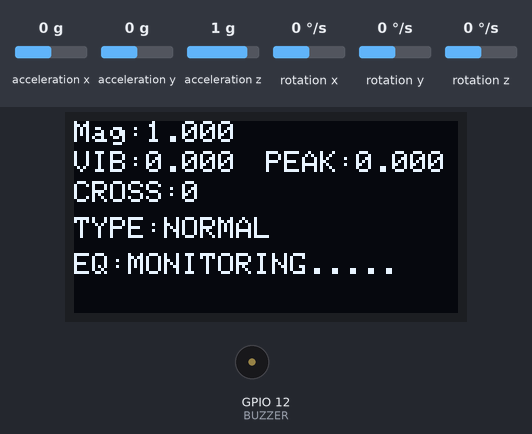
Simulated run of this sketch. Board: ESP32. On the bench: 128×64 one-colour display, buzzer (waves = sounding, pin HIGH). Inputs (shaded band) come from the test bench; at power-on: acceleration x 0 g, acceleration y 0 g, acceleration z 1 g, rotation x 0 °/s, rotation y 0 °/s, rotation z 0 °/s.

Above: at 7.4 s.
7.5 s: acceleration x set to -1.4 g
At 8.03 s:
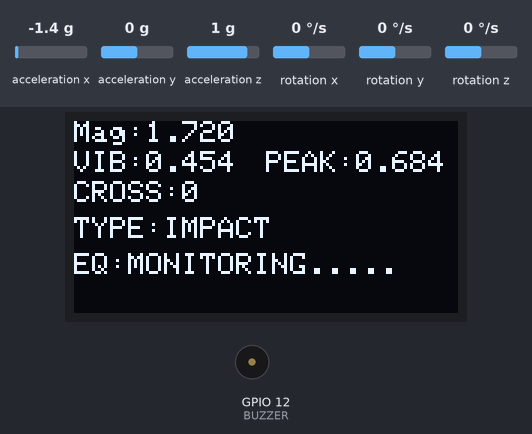
10.0 s: acceleration y set to -1.4 g
At 10.58 s:
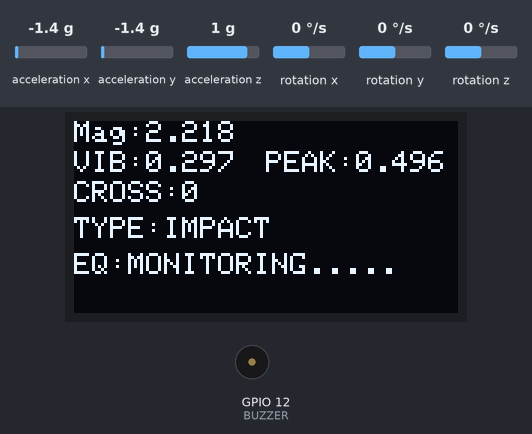
11.6 s: acceleration z set to -1.4 g
At 11.85 s:
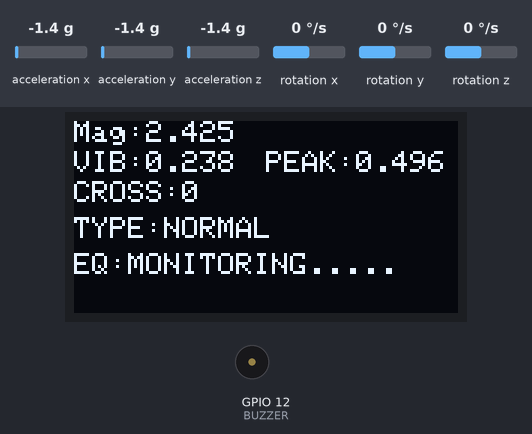
13.1 s: acceleration x set to -0.8 g
At 13.76 s:
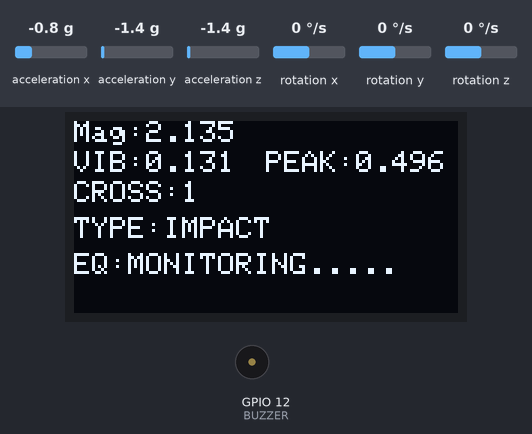
Timing chart, 0 to 15.7 s (numbered marks = the images above; inputs shaded):
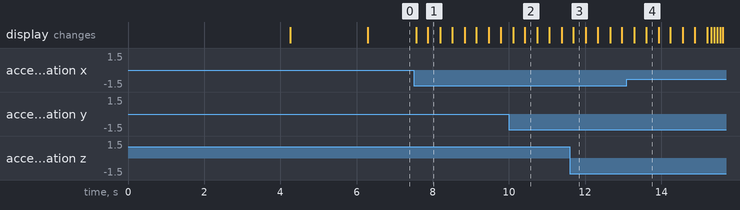

Measured:
- after the input at 7.5 s, the display: first changes after 0.06 s (image 1 shows a later state)
- after the input at 10.0 s, the display: first changes after 0.11 s (image 2 shows a later state)
- after the input at 13.1 s, the display: first changes after 0.20 s (image 4 shows a later state)

The sketch:

earthquake.ino
```cpp
#include <Wire.h>
#include <MPU6050.h>
#include <Adafruit_GFX.h>
#include <Adafruit_SSD1306.h>
#include <math.h>
// #include <WiFi.h>
// #include <Firebase_ESP_Client.h>
// #include "secret.h"
#define BUZZER 12
//Oled
#define SCREEN_WIDTH 128
#define SCREEN_HEIGHT 64
Adafruit_SSD1306 display(SCREEN_WIDTH, SCREEN_HEIGHT, &Wire, -1);

//MPU
MPU6050 mpu;

// //Firebase
// FirebaseData fbdo;
// FirebaseAuth auth;
// FirebaseConfig config;

unsigned long buzzerTime=0;
const unsigned long buzzerDuration=500;
bool buzzerState = false;
unsigned long eventStartTime = 0;
unsigned long lastVibrationTime = 0;
unsigned long previousCrossingTime = 0;
unsigned long eventDuration = 0;
unsigned long impactStartTime=0;
const unsigned long impactDuration=1000;

const unsigned long minimumDuration = 2000;
const int minimumCrossings =10;
const unsigned long timeout = 500;
unsigned long earthquakeDisplayStartTime = 0;
const unsigned long earthquakeDisplayDuration = 3000;

bool earthquakeDisplayActive = false;

bool eventActive = false;
bool eventConfirmed = false;
bool impactTriggered = false;

float peakVibration = 0;
float filteredMag;
float dynamicSignal;
float previousSignal = 0;
int zeroCrossings = 0;
float estimatedFrequency =0;
bool earthquakeDetected = false;
bool eventLogged = false;

unsigned long eventID = 0;

float threshold = 0.05;
float requiredPeak = 0.15;
float minFrequency = 0.5;
float maxFrequency = 10.0;
float crossingThreshold = 0.01;

int eventType=0;

float base;
float baseline(){
  int N=100;
  float sum = 0;
  for (int i=0;i<N;i++){
    int16_t ax, ay, az;
    mpu.getAcceleration(&ax, &ay, &az);
    float x = ax / 16384.0;
    float y = ay / 16384.0;
    float z = az / 16384.0;
    float mag = sqrt(x*x + y*y + z*z);
    sum+=mag;
    delay(10);
    }
  float baseline= sum/N;
  return baseline;//average of 100 samples
}


void setup() {
  pinMode(BUZZER, OUTPUT);
  digitalWrite(BUZZER, LOW);

  Wire.begin(21,22);
  // WiFi.begin(WIFI_SSID, WIFI_PASSWORD);


  if (!display.begin(SSD1306_SWITCHCAPVCC, 0x3C)) {
    while (1);
  }
  display.clearDisplay();
  display.setTextSize(1);
  display.setTextColor(SSD1306_WHITE);

  // while (WiFi.status()!= WL_CONNECTED){
  //   display.clearDisplay();
  //   display.setTextSize(1);
  //   display.setTextColor(SSD1306_WHITE);
  //   display.setCursor(0,0);
  //   display.println("SCANNIGN WIFI....");
  //   display.display();
  //   delay(300);
  // }

  // display.clearDisplay();
  // display.setCursor(0,0);
  // display.println("WIFI CONNECTED");
  // display.println(WiFi.localIP());
  // display.display();
  // delay(1000);

  //FIREBASE
  // config.api_key = FIREBASE_API_KEY;
  // config.database_url = FIREBASE_DATABASE_URL;
  // if (Firebase.signUp(&config, &auth, "", "")) {
  //   Serial.println("Firebase authentication successful");}
  //   else {
  //   Serial.print("Firebase authentication failed: ");
  //   Serial.println(config.signer.signupError.message.c_str());
  // }

  // Firebase.begin(&config, &auth);
  // Firebase.reconnectWiFi(true);
  // Serial.println("Firebase initialized");

  // display.clearDisplay();
  // display.setCursor(0, 0);
  // display.println("FIREBASE READY");
  // display.display();
  // delay(1000);

  // //mpu
  mpu.initialize();
  if (!mpu.testConnection()) {
    display.clearDisplay();
    display.setCursor(0, 0);
    display.println("MPU6050");
    display.println("NOT FOUND!");
    display.display();
    while (1);
  }


  display.clearDisplay();
  display.setCursor(0, 0);
  display.println("EARTHQUAKE DETECTOR");
  display.println("VERSION 1.0");
  display.display();
  delay(2000);


  display.clearDisplay();
  display.setCursor(0, 0);
  display.println("CALIBRATING...");
  delay(1000);
  base = baseline();
  filteredMag = base;


  // Display baseline
  display.clearDisplay();
  display.setCursor(0, 0);
  display.println("BASELINE:");
  display.print(base, 4);
  display.println(" g");
  display.display();
  delay(2000);

}

void loop() {
  digitalWrite(BUZZER, LOW);


  int16_t ax, ay, az;

  mpu.getAcceleration(&ax, &ay, &az);
  float x = ax / 16384.0;
  float y = ay / 16384.0;
  float z = az / 16384.0;
  float mag = sqrt(x*x + y*y + z*z);
  filteredMag = 0.95 * filteredMag + 0.05 * mag;
  dynamicSignal =mag-filteredMag;
  float vibration = fabs(dynamicSignal);
  unsigned long currentTime = millis();


  if (vibration > threshold){
    if (!eventActive){
      eventActive = true;
      eventStartTime= currentTime;
      peakVibration = vibration;
      zeroCrossings=0;
      previousCrossingTime = 0;
      estimatedFrequency = 0;
      previousSignal=0;
      eventDuration = 0;
      eventType = 0;
    }
    lastVibrationTime = currentTime;
  }
  if (eventActive){
    eventDuration = currentTime - eventStartTime;
    if ((dynamicSignal > crossingThreshold &&
     previousSignal < -crossingThreshold) ||
    (dynamicSignal < -crossingThreshold &&
     previousSignal > crossingThreshold)){

    zeroCrossings ++;
    unsigned long crossingTime= currentTime;
    if (previousCrossingTime !=0){
      unsigned long halfPeriod = crossingTime - previousCrossingTime;
      estimatedFrequency = 500.0/halfPeriod;
    }
    previousCrossingTime = crossingTime;
  }

  }
  previousSignal= dynamicSignal;
  if (eventActive && vibration>peakVibration){
    peakVibration= vibration;
  }
  if (vibration >=requiredPeak && !impactTriggered){
    eventType=1;
    impactStartTime=currentTime;
    impactTriggered = true;
  }
  if (eventType == 1 &&
    currentTime - impactStartTime >= impactDuration ) {
    eventType = 0;
  }
  if (vibration < threshold) {
    impactTriggered = false;
  }
  if (eventActive &&
      currentTime - lastVibrationTime > timeout) {
      eventActive = false;
      earthquakeDetected = false;
      eventLogged = false;
      eventDuration = 0;
      peakVibration = 0;
      zeroCrossings = 0;
      estimatedFrequency = 0;
      previousCrossingTime = 0;
      previousSignal = 0;

      impactTriggered = false;
      eventType = 0;

  }
  if (eventActive &&
    eventDuration >= minimumDuration &&
    peakVibration >= requiredPeak &&
    zeroCrossings >= minimumCrossings &&
    estimatedFrequency >= minFrequency &&
    estimatedFrequency <= maxFrequency) {

    earthquakeDetected = true;
    if (!earthquakeDisplayActive) {
        earthquakeDisplayActive = true;
        earthquakeDisplayStartTime = currentTime;
    }
    }
    else {
        earthquakeDetected = false;
    }
  // if(earthquakeDetected){
  //   if (millis()-buzzerTime>buzzerDuration){
  //     buzzerTime = millis();
  //     buzzerState = !buzzerState;
  //     digitalWrite(BUZZER, buzzerState ? HIGH : LOW);
  //   }
  //    else {

  //   buzzerState = false;
  //   digitalWrite(BUZZER, LOW);
  //   buzzerTime = millis();

  //   }
  // }
  // if (earthquakeDetected && !eventLogged){
  //   eventID++;
  //   eventLogged =true;
  //   String eventPath = "/events/event_" + String(eventID);
  //   FirebaseJson eventData;
  //   eventData.set("peak", peakVibration);
  //   eventData.set("duration", eventDuration);
  //   eventData.set("frequency", estimatedFrequency);
  //   eventData.set("crossings", zeroCrossings);
  //   eventData.set("detected", true);
  //   if (Firebase.RTDB.setJSON(&fbdo, eventPath.c_str(), &eventData)) {

  //         Serial.println("Earthquake event uploaded successfully");

  //     }
  //     else {

  //         Serial.print("Event upload failed: ");
  //         Serial.println(fbdo.errorReason());

  //     }
  //   FirebaseJson currentData;

  //   currentData.set("detected", true);
  //   currentData.set("peak", peakVibration);
  //   currentData.set("duration", eventDuration);
  //   currentData.set("frequency", estimatedFrequency);
  //   currentData.set("crossings", zeroCrossings);
  //   currentData.set("eventID", eventID);

  //   if (Firebase.RTDB.setJSON(&fbdo, "/current", &currentData)) {

  //       Serial.println("Current data updated successfully");

  //   }
  //   else {

  //       Serial.print("Current data update failed: ");
  //       Serial.println(fbdo.errorReason());

  //   }

// }
  // if (eventActive &&
  //     eventDuration >=  minimumDuration) {
  //   eventConfirmed = true;
  // }
  // else {
  //   eventConfirmed=false;
  // }


  display.clearDisplay();
  display.setTextSize(1);

  // display.println("ACCELERATION");

  // display.print("X: ");
  // display.println(x, 3);

  // display.print("Y: ");
  // display.println(y, 3);

  // display.print("Z: ");
  // display.println(z, 3);

  display.setCursor(0, 0);
  display.print("Mag:");
  display.println(mag, 3);

  // display.setCursor(64, 0);
  // display.print("BASE:");
  // display.println(base, 3);
  display.setCursor(0, 10);
  display.print("VIB:");
  display.println(vibration, 3);
  display.setCursor(64, 10);
  display.print("PEAK:");
  display.println(peakVibration, 3);

  display.setCursor(0, 20);
  display.print("CROSS:");
  display.println(zeroCrossings);
  display.setCursor(64, 20);
  // display.print("FREQ:");
  // display.println(estimatedFrequency, 2);

  display.setCursor(0, 32);
  display.print("TYPE:");
  if (earthquakeDetected){
    display.println("EATHQUAKE");
  }
  else if (eventType == 1) {
    display.print("IMPACT");
    }
  else{
    display.print("NORMAL");
  }
  display.setCursor(0, 44);
  display.print("EQ:");
  // if (earthquakeDisplayActive &&
  //   currentTime - earthquakeDisplayStartTime < earthquakeDisplayDuration)
  if (earthquakeDetected ) {
      display.println("DETECTED");
      digitalWrite(BUZZER, HIGH);
  }
  else {
      display.println("MONITORING.....");
      digitalWrite(BUZZER, LOW);
  }
  display.display();

  delay(10);
}
```
